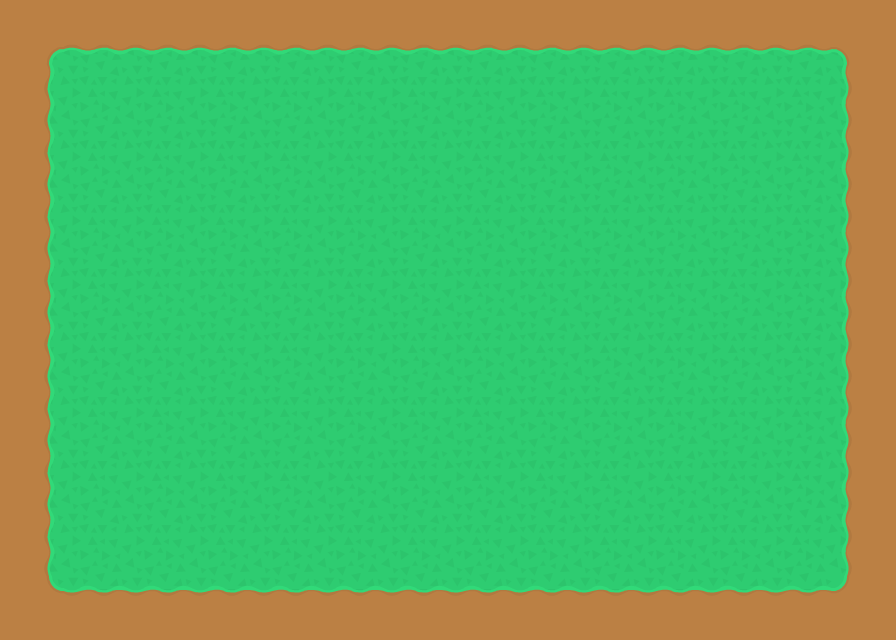

This is a level from a 2D game, rendered from its Tiled map with the project's own tilesets. A one-line summary and the complete map file follow:
An orthogonal 14x10 tile map with 64x64 px tiles, 1 tile layer (Map-Layer) and 4 objects (3x Zombie, Border).

<map version="1.0" orientation="orthogonal" renderorder="right-down" width="14" height="10" tilewidth="64" tileheight="64" nextobjectid="22">
 <tileset firstgid="1" name="towerDefense_tilesheet" tilewidth="64" tileheight="64" tilecount="299" columns="23">
  <image source="towerDefense_tilesheet.png" width="1472" height="832" />
  <terraintypes>
   <terrain name="TopLeft" tile="-1" />
  </terraintypes>
  <tile id="0" terrain="0,0,0,">
   <properties>
    <property name="Collidable" type="bool" value="true" />
   </properties>
  </tile>
  <tile id="1" terrain="0,0,," />
  <tile id="2" terrain="0,0,,0" />
  <tile id="23" terrain="0,,0," />
  <tile id="25" terrain=",0,,0" />
  <tile id="46" terrain="0,,0,0" />
  <tile id="47" terrain=",,0,0" />
  <tile id="48" terrain=",0,0,0" />
 </tileset>
 <layer name="Map-Layer" width="14" height="10">
  <data encoding="csv">
1,2,2,2,2,2,2,2,2,2,2,2,2,3,
24,25,25,25,25,25,25,25,25,25,25,25,25,26,
24,25,25,25,25,25,25,25,25,25,25,25,25,26,
24,25,25,25,25,25,25,25,25,25,25,25,25,26,
24,25,25,25,25,25,25,25,25,25,25,25,25,26,
24,25,25,25,25,25,25,25,25,25,25,25,25,26,
24,25,25,25,25,25,25,25,25,25,25,25,25,26,
24,25,25,25,25,25,25,25,25,25,25,25,25,26,
24,25,25,25,25,25,25,25,25,25,25,25,25,26,
47,48,48,48,48,48,48,48,48,48,48,48,48,49
</data>
 </layer>
 <objectgroup name="Collision-Layer">
  <properties>
   <property name="spawns" type="bool" value="true" />
  </properties>
  <object id="2" name="Border" x="47" y="48" visible="0">
   <properties>
    <property name="Collidable" type="bool" value="true" />
   </properties>
   <polyline points="0,0 0,545 805,544 809,0 0,0" />
  </object>
  <object id="8" name="EnemySpawner1" type="Zombie" x="463" y="150" width="101" height="85">
   <properties>
    <property name="Name" value="Portal1" />
    <property name="Spawn" type="bool" value="true" />
    <property name="To">Portal2
Portal3
Portal10</property>
   </properties>
  </object>
  <object id="10" name="EnemySpawner2" type="Zombie" x="112" y="226" width="166" height="107">
   <properties>
    <property name="Name" value="Portal2" />
    <property name="Spawn" type="bool" value="true" />
   </properties>
  </object>
  <object id="14" name="EnemySpawner3" type="Zombie" x="712" y="464" width="31" height="25">
   <properties>
    <property name="Name" value="Portal3" />
    <property name="Spawn" type="bool" value="true" />
   </properties>
  </object>
 </objectgroup>
</map>
